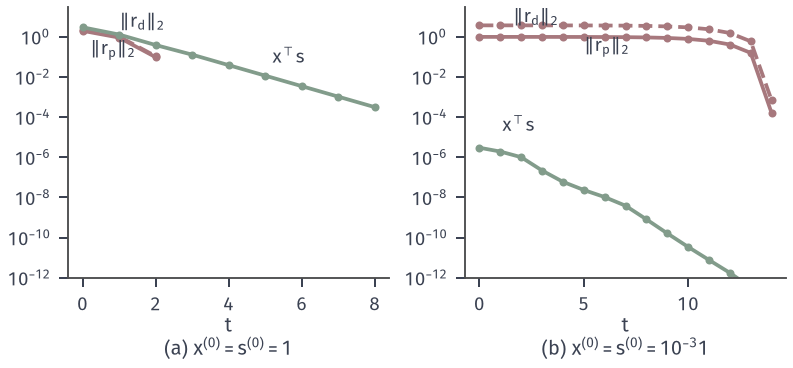

Python code for this plot:
from pathlib import Path
import sys
ROOT = next(p for p in Path(__file__).resolve().parents if (p/"build.sh").is_file() and (p/"tex/book.tex").is_file())
sys.path.insert(0, str(ROOT/"figures/05-optimization/01-linear-programming/matplotlib/lpipm-common"))
from ipm_plot import *
OUT = Path(__file__).resolve().parent

# Infeasible starts on the running example: a reasonably large start and a tiny one.
fig, (a, b) = figure(width_mm=112, height_mm=52, ncols=2)
facts = {}
for ax, x0, lab in [(a, 1., '(a) $\\mathbf{x}^{(0)}=\\mathbf{s}^{(0)}=\\mathbf{1}$'), (b, 1e-3, '(b) $\\mathbf{x}^{(0)}=\\mathbf{s}^{(0)}=10^{-3}\\mathbf{1}$')]:
    h = path_following(A_RUN, B_RUN, C_RUN, x0 * np.ones(3), np.zeros(1), x0 * np.ones(3), sigma=.3, eta=.9, tol=1e-3, maxit=40)
    T = np.array([r['t'] for r in h]); rp = np.array([np.linalg.norm(r['rp']) for r in h]); rd = np.array([np.linalg.norm(r['rd']) for r in h]); g = np.array([r['x'] @ r['s'] for r in h])
    keep = rp > 1e-9
    ax.semilogy(T[keep], rp[keep], color=RED, lw=1.5, marker='o', ms=2.2)
    keep = rd > 1e-9
    ax.semilogy(T[keep], rd[keep], color=RED, lw=1.5, ls='--', marker='o', ms=2.2)
    ax.semilogy(T, g, color=GREEN, lw=1.5, marker='o', ms=2.2)
    ax.set_xlabel('$t$\n' + lab, labelpad=1); ax.set_ylim(1e-12, 30)
    facts[str(x0)] = {'rounds': len(h) - 1, 'alphas': [r.get('alpha') for r in h]}
a.text(1.0, 3.2, '$\\|\\mathbf{r}_{\\mathrm{d}}\\|_2$', fontsize=7.5); a.text(.2, .14, '$\\|\\mathbf{r}_{\\mathrm{p}}\\|_2$', fontsize=7.5); a.text(5.2, .05, '$\\mathbf{x}^{\\top}\\mathbf{s}$', fontsize=7.5)
b.text(1.6, 5.5, '$\\|\\mathbf{r}_{\\mathrm{d}}\\|_2$', fontsize=7.5); b.text(5, .2, '$\\|\\mathbf{r}_{\\mathrm{p}}\\|_2$', fontsize=7.5); b.text(1.1, 2e-5, '$\\mathbf{x}^{\\top}\\mathbf{s}$', fontsize=7.5)
save(fig, OUT, 'figure', facts)
